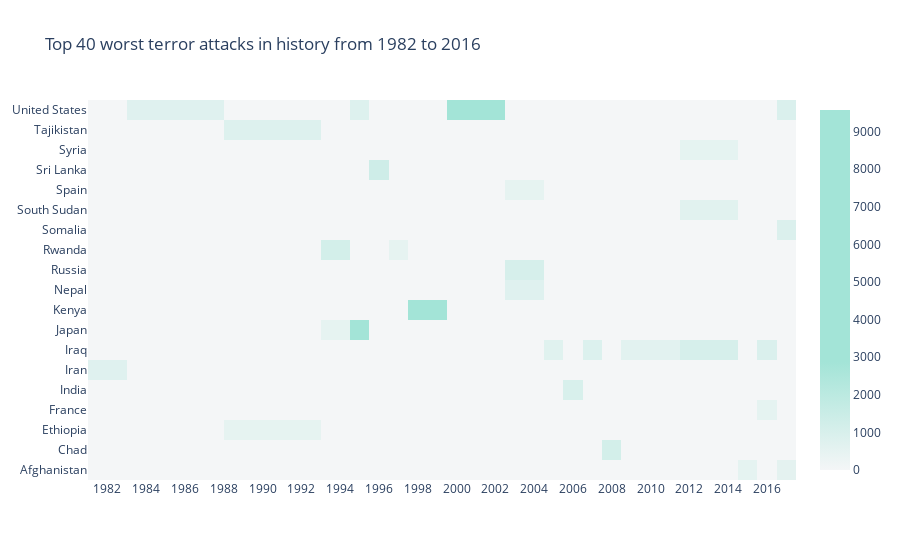

The notebook cell this image was saved under:
### Code cell
#Heat-Map
import plotly.offline as py
py.init_notebook_mode(connected=True)
import plotly.graph_objs as go 
colorscale = [[0,'#F4F6F7'],[.3,'#A3E4D7'],[.6,'#A3E4D7'],[1,'#A3E4D7']]
heatmap= go.Heatmap(z=heat.values, x=heat.columns, y=heat.index, colorscale=colorscale)
data= [heatmap]
layout= go.Layout(
    title='Top 40 worst terror attacks in history from 1982 to 2016',
    xaxis=dict(ticks='',nticks=20),
    yaxis=dict(ticks='')
)
fig= go.Figure(data=data,layout=layout)
py.iplot(fig, filename='heatmap',show_link=False)

### Figure 1 — Plotly figure (JSON) as saved in the notebook; plotly's stock layout.template omitted (floating-point values rounded to 4 significant figures; data arrays with more than 128 entries replaced by an {"elided": "..."} marker saying what was removed)
{"data": [{"colorscale": [[0, "#F4F6F7"], [0.3, "#A3E4D7"], [0.6, "#A3E4D7"], [1, "#A3E4D7"]], "type": "heatmap", "x": [1982, 1984, 1992, 1994, 1995, 1996, 1997, 1998, 2001, 2004, 2005, 2006, 2007, 2008, 2009, 2014, 2015, 2016, 2017], "y": ["Afghanistan", "Chad", "Ethiopia", "France", "India", "Iran", "Iraq", "Japan", "Kenya", "Nepal", "Russia", "Rwanda", "Somalia", "South Sudan", "Spain", "Sri Lanka", "Syria", "Tajikistan", "United States"], "z": {"elided": "19x19 float values"}}], "layout": {"title": {"text": "Top 40 worst terror attacks in history from 1982 to 2016"}, "xaxis": {"nticks": 20, "ticks": ""}, "yaxis": {"ticks": ""}}}
